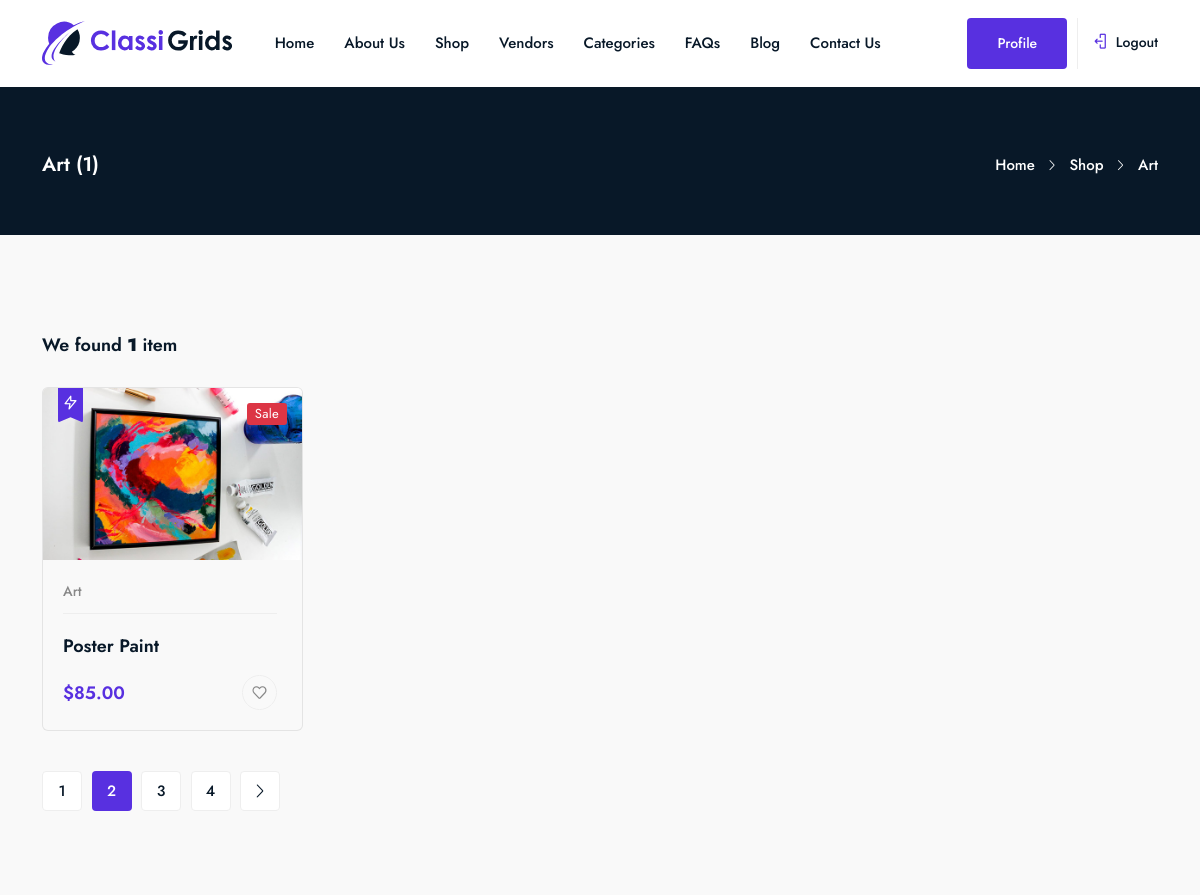
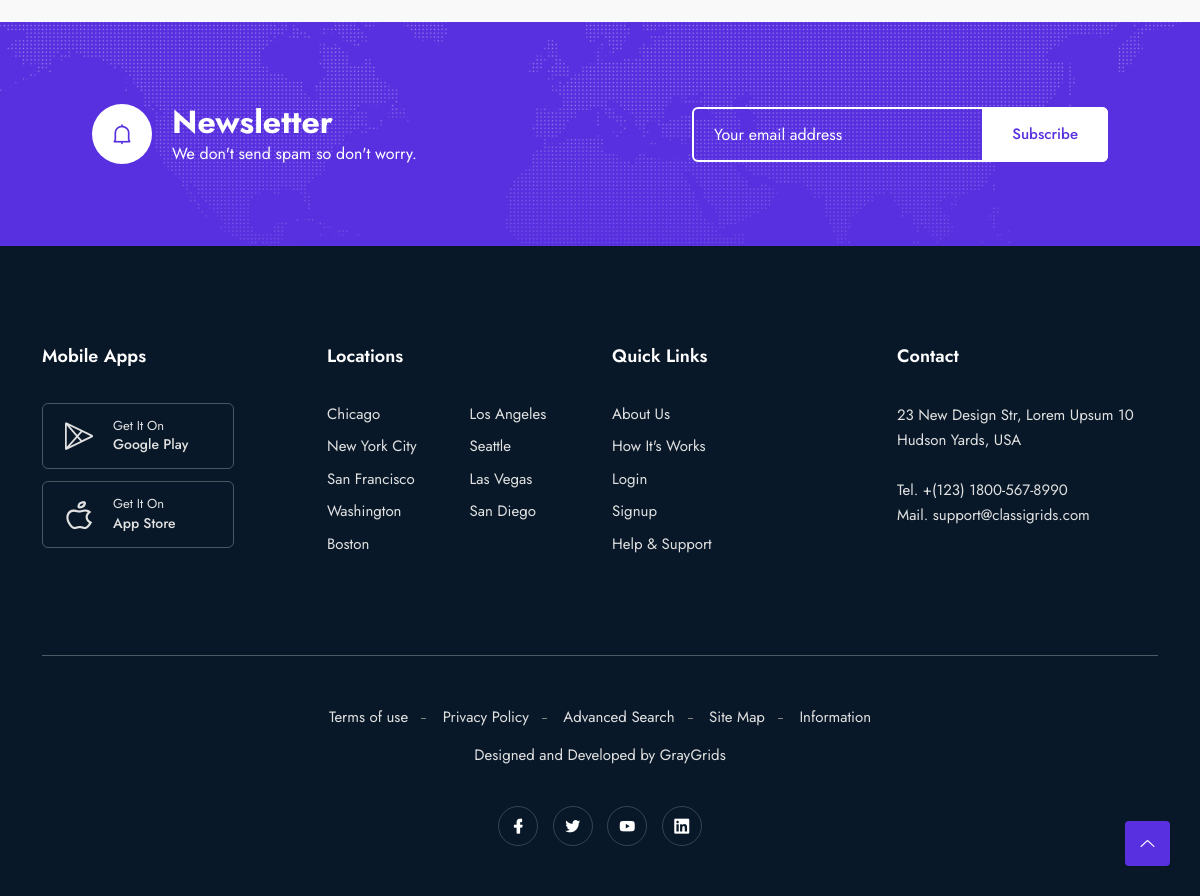
Screenshot of /category/9yRXN2iD62KTh33uUZHJgj/ (signed in) with the database file from the repository (2 pictures, top to bottom).
### base/models.py (models this page shows, shortened)
class Category(models.Model):
    cid = ShortUUIDField(unique=True, max_length=20)
    title = models.CharField(max_length=100, default="Category Name")
    image = models.FileField(upload_to="category", default="category.jpg", validators=[validate_svg])
    class Meta:
        verbose_name_plural = "Categories"

class Product(models.Model):
	pid = ShortUUIDField(unique=True, max_length=20)
	user = models.ForeignKey(CustomUser, on_delete=models.SET_NULL, null=True)
	category = models.ForeignKey(Category, on_delete=models.SET_NULL, null=True, related_name="category")
	vendor = models.ForeignKey(Vendor, on_delete=models.SET_NULL, null=True, related_name="product")
	title = models.CharField(max_length=100, default="Product Title")
	image = models.ImageField(upload_to=use_directory_path, default="product.jpg")
	description = models.TextField(null=True, blank=False, default="This is the Product")
	price = models.DecimalField(max_digits=99999999999, decimal_places=2, default="1.99")
	old_price = models.DecimalField(max_digits=9999999999, decimal_places=2, default="2.99")
	specifications = models.TextField(null=True, blank=True)
	condition = models.CharField(max_length=100, default="Second Hand", null=True, blank=True)
	brand = models.CharField(max_length=100, default="Brand Name", null=True, blank=True)
	model = models.CharField(max_length=100, default="Model Name", null=True, blank=True)
	tags = TaggableManager(blank=True)
	product_status = models.CharField(choices=STATUS, max_length=10, default="in_review")
	status = models.BooleanField(default=True)
	in_stock = models.BooleanField(default=True)
	featured = models.BooleanField(default=True)
	digital = models.BooleanField(default=True)
	sku = ShortUUIDField(unique=True, max_length=10)
	date = models.DateTimeField(auto_now_add=True)
	updated = models.DateTimeField(null=True, blank=True)
	class Meta:
		verbose_name_plural = "Products"

### base/views.py (the view)
# urls.py: path('category/<cid>/', views.categoryProduct, name = 'categoryProduct'),
def categoryProduct(request, cid):
	category = Category.objects.get(cid=cid)
	products = Product.objects.filter(product_status="published", category=category)
	context = {
		'category': category,
		'products': products
	}
	return render(request, 'categoryProduct.html', context)

### base/context_processor.py (called while the page is built)
def default(request):
	categories = Category.objects.all()
	address = Address.objects.get(user=request.user)
	return {
		'categories': categories,
		'address': address,
	}

### base/templates/categoryProduct.html (shortened to what this page needs)
{% extends 'layouts/app.html' %}
{% load static %}
{% block content %}
    <div class="breadcrumbs">
        <div class="container">
            <div class="row align-items-center">
                <div class="col-lg-6 col-md-6 col-12">
                    <div class="breadcrumbs-content">
                        <h1 class="page-title">{{ category.title }} ({{ category.category.count }})</h1>
                    </div>
                </div>
                <div class="col-lg-6 col-md-6 col-12">
                    <ul class="breadcrumb-nav">
                        <li><a href="{% url 'base:home' %}">Home</a></li>
                        <li><a href="{% url 'base:shop' %}">Shop</a></li>
                        <li>{{ category.title }}</li>
                    </ul>
                </div>
            </div>
        </div>
    </div>
    <section class="category-page section">
        <div class="container">
            <div class="row">
                <div class="col-lg-12 col-md-12 col-12">
                    <div class="category-grid-list">
                        <div class="row">
                            <div class="col-lg-6 col-md-6 col-12">
                                <h3 style="font-size: 18px">We found <strong class="text-brand">{{ products.count }}</strong> item{{ products.count|pluralize }}</h3>
                            </div>
                            <div class="col-12">
                                <div class="tab-content" id="nav-tabContent">
                                    <div class="tab-pane fade show active" id="nav-grid" role="tabpanel"
                                        aria-labelledby="nav-grid-tab">
                                        <div class="row">
                                            {% for product in products %}
                                                <div class="col-lg-3 col-md-6 col-12">
                                                    <div class="single-item-grid">
                                                        <div class="image">
                                                            <a href="{% url 'base:product' %}"><img src="{{ product.image.url }}" alt="#"></a>
                                                            <i class=" cross-badge lni lni-bolt"></i>
                                                            <span class="flat-badge sale">Sale</span>
                                                        </div>
                                                        <div class="content">
                                                            <a href="javascript:void(0)" class="tag">{{ product.category.title }}</a>
                                                            <h3 class="title">
                                                                <a href="{% url 'base:product' %}">{{ product.title }}</a>
                                                            </h3>
                                                            <ul class="info">
                                                                <li class="price">${{ product.price }}</span></li>
                                                                <li class="like">
                                                                    <a href="javascript:void(0)">
                                                                        <i class="lni lni-heart"></i>
                                                                    </a>
                                                                </li>
                                                            </ul>
                                                        </div>
                                                    </div>
                                                </div>
                                            {% endfor %}
                                        </div>
                                        <div class="row">
                                            <div class="col-12">
                                                <div class="pagination left">
                                                    <ul class="pagination-list">
                                                        <li><a href="javascript:void(0)">1</a></li>
                                                        <li class="active"><a href="javascript:void(0)">2</a></li>
                                                        <li><a href="javascript:void(0)">3</a></li>
                                                        <li><a href="javascript:void(0)">4</a></li>
                                                        <li><a href="javascript:void(0)"><i class="lni lni-chevron-right"></i></a></li>
                                                    </ul>
                                                </div>
                                            </div>
                                        </div>
                                    </div>
                                </div>
                            </div>
                        </div>
                    </div>
                </div>
            </div>
        </div>
    </section>
{% endblock content %}

### rows the page displays
Category: title "Art", category.count "1"
Product: image (picture), category "Art", title "Poster Paint", price "85.00"

### other values shown
{{ products.count }} "1"
